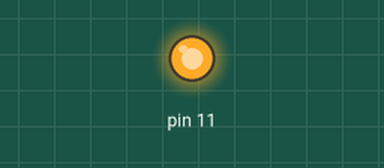
The sketch below on a simulated Arduino Uno, built with avr-gcc and run on an emulated ATmega328P. Shown: output pins drawn as LEDs (lit = HIGH).

Above: at 0.05 s.
At 3.6 s:
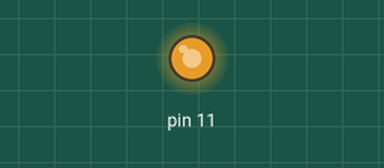
At 5.45 s:
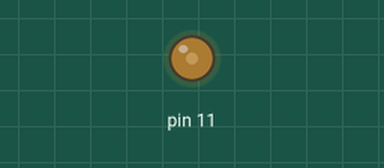
At 7.2 s:
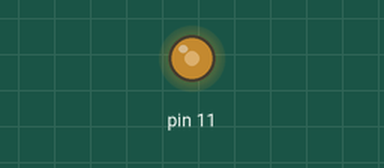
Timing chart, 0 to 12.5 s (numbered marks = the images above):
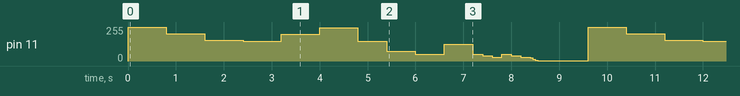

Measured:
- by itself, pin 11: moves between 1/255 and 255/255, repeating every 9.6 s

The sketch:

sketch_jul20d.ino
```cpp
void setup()
{
  pinMode(11,OUTPUT);

}

void loop()
{
  for(int i=255;i>150;i=i-50)
  {
    analogWrite(11,i);
    delay(800);
  }

  for(int i=150;i<255;i=i+50)
  {
    analogWrite(11,i);
    delay(800);
  }

  for(int i=149;i>50;i=i-75)
  {
    analogWrite(11,i);
    delay(600);
  }
  for(int i=50;i<149;i=i+75)
  {
    analogWrite(11,i);
    delay(600);
  }

  for(int i=50;i>25;i-=10)
  {
    analogWrite(11,i);
  delay(200);
}

for(int i=50;i>25;i-=10)
  {
    analogWrite(11,i);
  delay(200);
}

for(int i=25;i>0;i/=2)
  {
    analogWrite(11,i);
  delay(50);
}
 delay(950);
}
```
